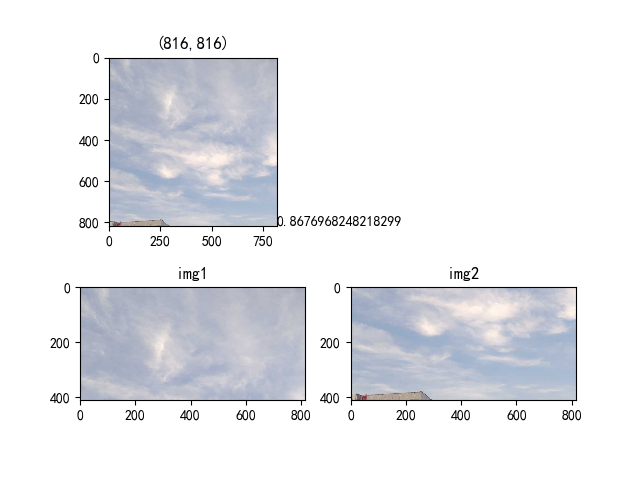
#> input picture data/similarity/0.png, 640 x 480 px, given as the content of the folder C:/CR_/data/Train, which was not available
$ python pictureSimilarity.py   (older library calls are emulated)
#> lines starting #> are read from the running program, lines starting #| are printed output that depends on the picture; pictures that were not available may be replaced by others from this repository, and a replacement may not be noted
"""
Author：huangwei
Time:2019.10.17
目标检测难做，通过判断小图像之间的相似性来完成判断有没有其他目标
"""
from skimage.measure import compare_ssim
from PIL import Image
from skimage import data, filters
import matplotlib.pyplot as plt
import numpy as np
import os


def pictureSimilarity(num, path):
#> called with num = 0, path = 'C:\\CR_\\data\\Train/0.png'
    img = Image.open(path).convert('RGB')
    wide, high = img.size[0], img.size[1]  # 2976*3968
#> wide = 640; high = 480
    img = np.asarray(img)


    img1 = img[0:int(high/2), :]
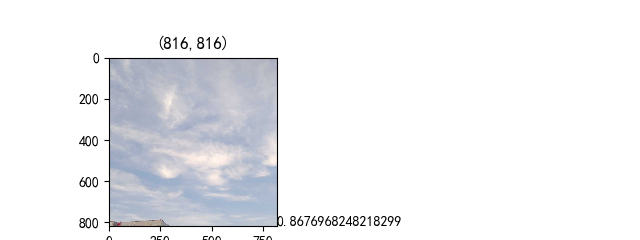
#> img1: shape (240, 640, 3); mean R, G, B 239.6, 240.4, 242.8
    img2 = img[int(high/2):2*int(high/2), :]
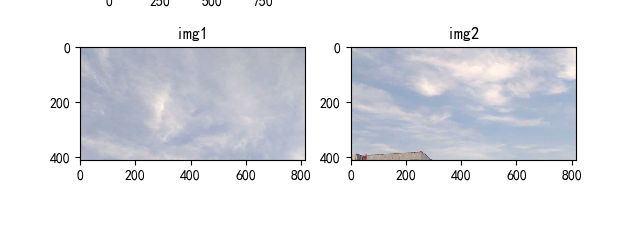
#> img2: shape (240, 640, 3); mean R, G, B 227.9, 229.3, 233.6

    img3 = img[:, 0:int(wide/2)]
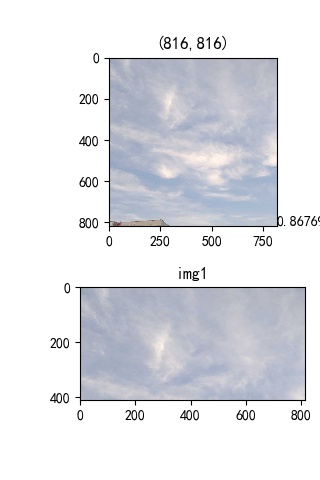
#> img3: shape (480, 320, 3); mean R, G, B 226, 227.3, 231.9
    img4 = img[:, int(wide/2):2*int(wide/2)]
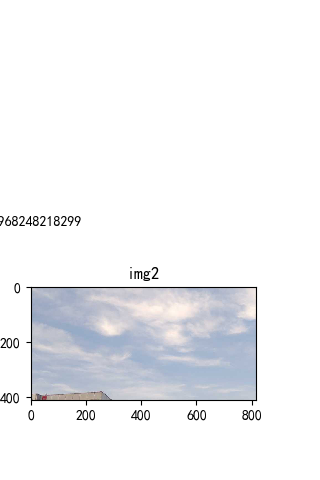
#> img4: shape (480, 320, 3); mean R, G, B 241.5, 242.3, 244.5

    ssim_1 = compare_ssim(img1, img2, multichannel=True)
#> ssim_1 = 0.718
    ssim_2 = compare_ssim(img3, img4, multichannel=True)
#> ssim_2 = 0.754

    plt.rcParams['font.sans-serif'] = ['SimHei']
    plt.subplot(321)
    plt.title('('+str(wide)+',' + str(high)+')')
    plt.imshow(img, plt.cm.gray)

    plt.annotate(str(ssim_1)+'\n'+str(ssim_2), (wide, high))  # x,y 为坐标值

    plt.subplot(323)
    plt.title('img1')
    plt.imshow(img1,plt.cm.gray)

    plt.subplot(324)
    plt.title('img2')
    plt.imshow(img2, plt.cm.gray)

    plt.subplot(325)
    plt.title('img3')
    plt.imshow(img3, plt.cm.gray)

    plt.subplot(326)
    plt.title('img4')
    plt.imshow(img4, plt.cm.gray)

    plt.savefig('C:\CR_\data\similarity\{}.png'.format(num))
    plt.close()

if __name__=="__main__":
    root = r'C:\CR_\data\Train'
    list_name = os.listdir(root)
    for num, file_name in enumerate(list_name):
        pictureSimilarity(num, os.path.join(root, file_name))

$ run again, on data/similarity/3.png
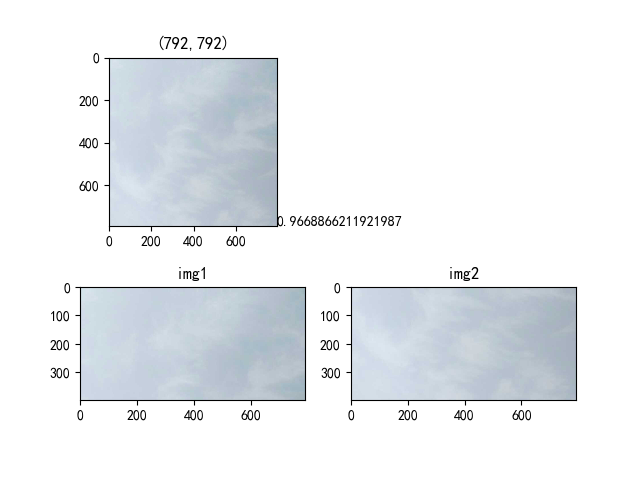
#> input picture data/similarity/3.png, 640 x 480 px, given as the content of the folder C:/CR_/data/Train, which was not available
#> in pictureSimilarity, `img2 = img[int(high/2):2*int(high/2), :]`:
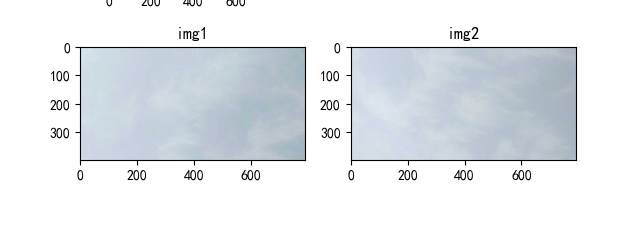
#> img2: shape (240, 640, 3); mean R, G, B 230.3, 233.7, 237.4
#> in pictureSimilarity, `img4 = img[:, int(wide/2):2*int(wide/2)]`:
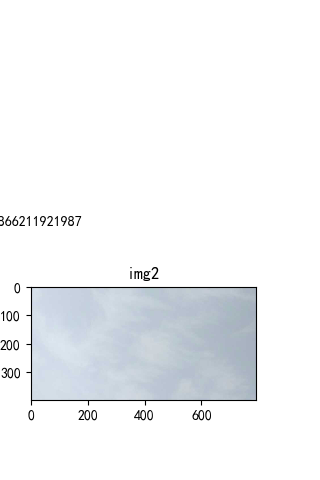
#> img4: shape (480, 320, 3); mean R, G, B 242.4, 244.1, 245.9
#> ssim_1 = 0.791
#> ssim_2 = 0.823

$ run again, on data/similarity/5.png
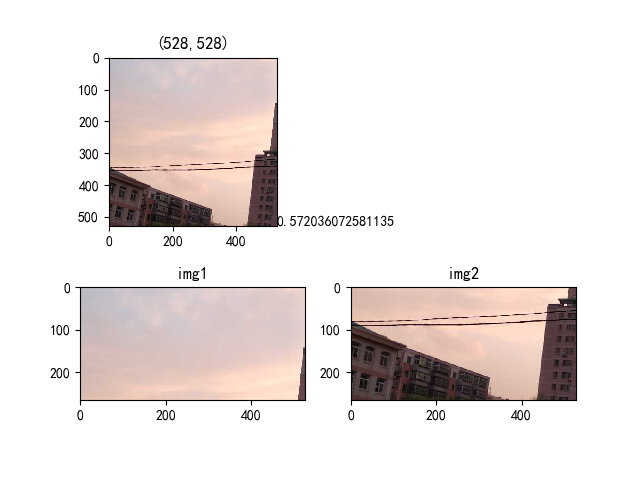
#> input picture data/similarity/5.png, 640 x 480 px, given as the content of the folder C:/CR_/data/Train, which was not available
#> in pictureSimilarity, `img2 = img[int(high/2):2*int(high/2), :]`:
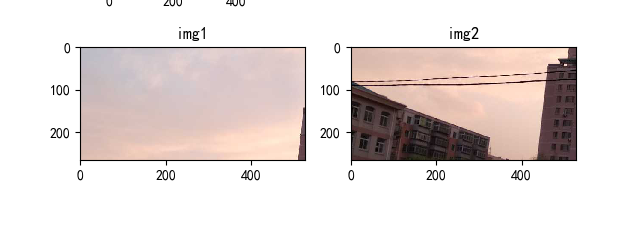
#> img2: shape (240, 640, 3); mean R, G, B 230.6, 222.5, 220.5
#> in pictureSimilarity, `img4 = img[:, int(wide/2):2*int(wide/2)]`:
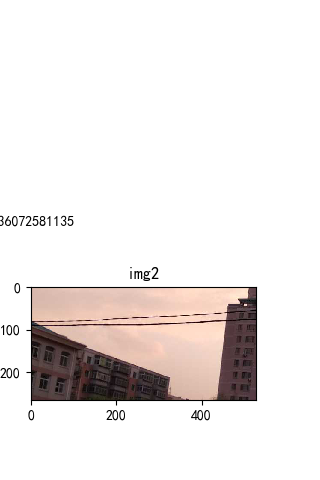
#> img4: shape (480, 320, 3); mean R, G, B 237.9, 233.4, 232
#> ssim_1 = 0.691
#> ssim_2 = 0.716
